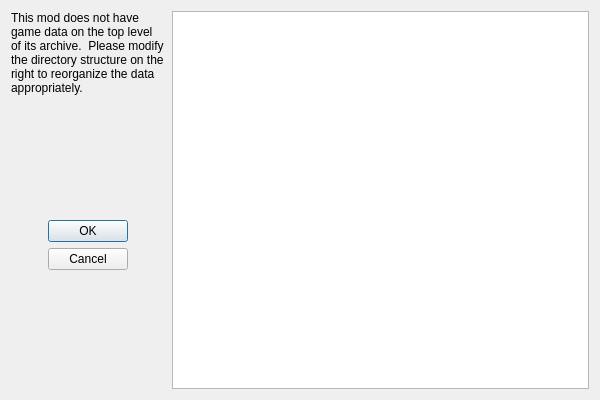
<?xml version="1.0" encoding="UTF-8"?>
<ui version="4.0">
 <class>mod_structure_dialog</class>
 <widget class="QDialog" name="mod_structure_dialog">
  <property name="geometry">
   <rect>
    <x>0</x>
    <y>0</y>
    <width>600</width>
    <height>400</height>
   </rect>
  </property>
  <property name="windowTitle">
   <string>Dialog</string>
  </property>
  <layout class="QGridLayout" name="gridLayout">
   <item row="1" column="0">
    <spacer name="verticalSpacer">
     <property name="orientation">
      <enum>Qt::Vertical</enum>
     </property>
     <property name="sizeType">
      <enum>QSizePolicy::Preferred</enum>
     </property>
     <property name="sizeHint" stdset="0">
      <size>
       <width>20</width>
       <height>55</height>
      </size>
     </property>
    </spacer>
   </item>
   <item row="3" column="0">
    <spacer name="verticalSpacer_2">
     <property name="orientation">
      <enum>Qt::Vertical</enum>
     </property>
     <property name="sizeType">
      <enum>QSizePolicy::Preferred</enum>
     </property>
     <property name="sizeHint" stdset="0">
      <size>
       <width>20</width>
       <height>55</height>
      </size>
     </property>
    </spacer>
   </item>
   <item row="0" column="2" rowspan="4">
    <widget class="MyTreeWidget" name="mod_structure_view">
     <property name="contextMenuPolicy">
      <enum>Qt::ActionsContextMenu</enum>
     </property>
     <property name="dragEnabled">
      <bool>true</bool>
     </property>
     <property name="dragDropMode">
      <enum>QAbstractItemView::InternalMove</enum>
     </property>
     <attribute name="headerVisible">
      <bool>false</bool>
     </attribute>
     <column>
      <property name="text">
       <string notr="true">1</string>
      </property>
     </column>
    </widget>
   </item>
   <item row="0" column="0">
    <widget class="QLabel" name="description">
     <property name="sizePolicy">
      <sizepolicy hsizetype="Maximum" vsizetype="Preferred">
       <horstretch>0</horstretch>
       <verstretch>0</verstretch>
      </sizepolicy>
     </property>
     <property name="minimumSize">
      <size>
       <width>155</width>
       <height>0</height>
      </size>
     </property>
     <property name="text">
      <string>This mod does not have game data on the top level of its archive.  Please modify the directory structure on the right to reorganize the data appropriately.</string>
     </property>
     <property name="scaledContents">
      <bool>false</bool>
     </property>
     <property name="alignment">
      <set>Qt::AlignLeading|Qt::AlignLeft|Qt::AlignTop</set>
     </property>
     <property name="wordWrap">
      <bool>true</bool>
     </property>
    </widget>
   </item>
   <item row="2" column="0" alignment="Qt::AlignHCenter">
    <widget class="QDialogButtonBox" name="_buttonbox">
     <property name="sizePolicy">
      <sizepolicy hsizetype="Fixed" vsizetype="Expanding">
       <horstretch>0</horstretch>
       <verstretch>0</verstretch>
      </sizepolicy>
     </property>
     <property name="layoutDirection">
      <enum>Qt::LeftToRight</enum>
     </property>
     <property name="orientation">
      <enum>Qt::Vertical</enum>
     </property>
     <property name="standardButtons">
      <set>QDialogButtonBox::Cancel|QDialogButtonBox::Ok</set>
     </property>
     <property name="centerButtons">
      <bool>true</bool>
     </property>
    </widget>
   </item>
  </layout>
  <action name="action_set_data_directory">
   <property name="checkable">
    <bool>true</bool>
   </property>
   <property name="text">
    <string>Set Data Directory</string>
   </property>
  </action>
  <action name="action_create_directory">
   <property name="text">
    <string>Create Directory</string>
   </property>
  </action>
 </widget>
 <customwidgets>
  <customwidget>
   <class>MyTreeWidget</class>
   <extends>QTreeWidget</extends>
   <header>skymodman.interface.widgets.mytreewidget</header>
  </customwidget>
 </customwidgets>
 <resources/>
 <connections>
  <connection>
   <sender>_buttonbox</sender>
   <signal>accepted()</signal>
   <receiver>mod_structure_dialog</receiver>
   <slot>accept()</slot>
   <hints>
    <hint type="sourcelabel">
     <x>248</x>
     <y>254</y>
    </hint>
    <hint type="destinationlabel">
     <x>157</x>
     <y>274</y>
    </hint>
   </hints>
  </connection>
  <connection>
   <sender>_buttonbox</sender>
   <signal>rejected()</signal>
   <receiver>mod_structure_dialog</receiver>
   <slot>reject()</slot>
   <hints>
    <hint type="sourcelabel">
     <x>316</x>
     <y>260</y>
    </hint>
    <hint type="destinationlabel">
     <x>286</x>
     <y>274</y>
    </hint>
   </hints>
  </connection>
 </connections>
</ui>
